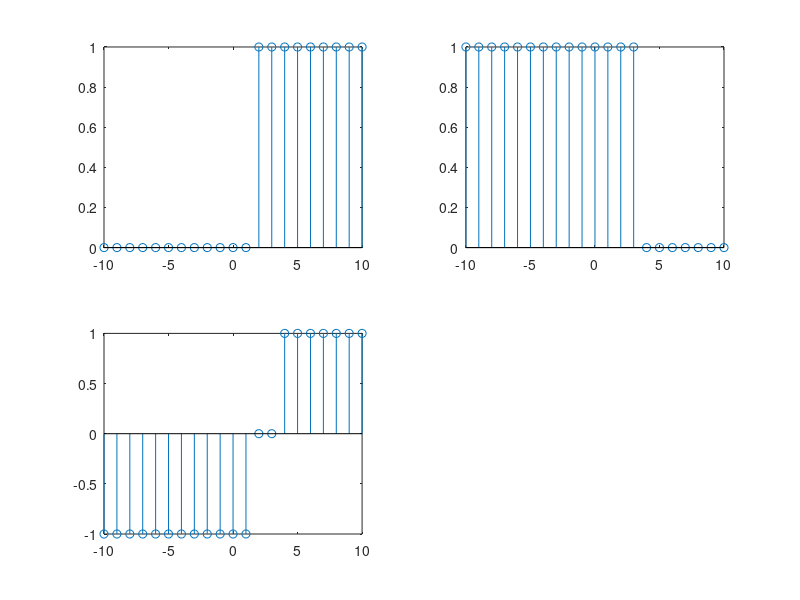

MATLAB code for this plot:
clc;
clear all;
close all;
t=-10:1:10;
subplot(2,2,1);
u1=1.*(t>=2);
stem(t,u1);
subplot(2,2,2);
u2=-t>=-3;
stem(t,u2);
subplot(2,2,3);
res=u1-u2;
stem(t,res);
